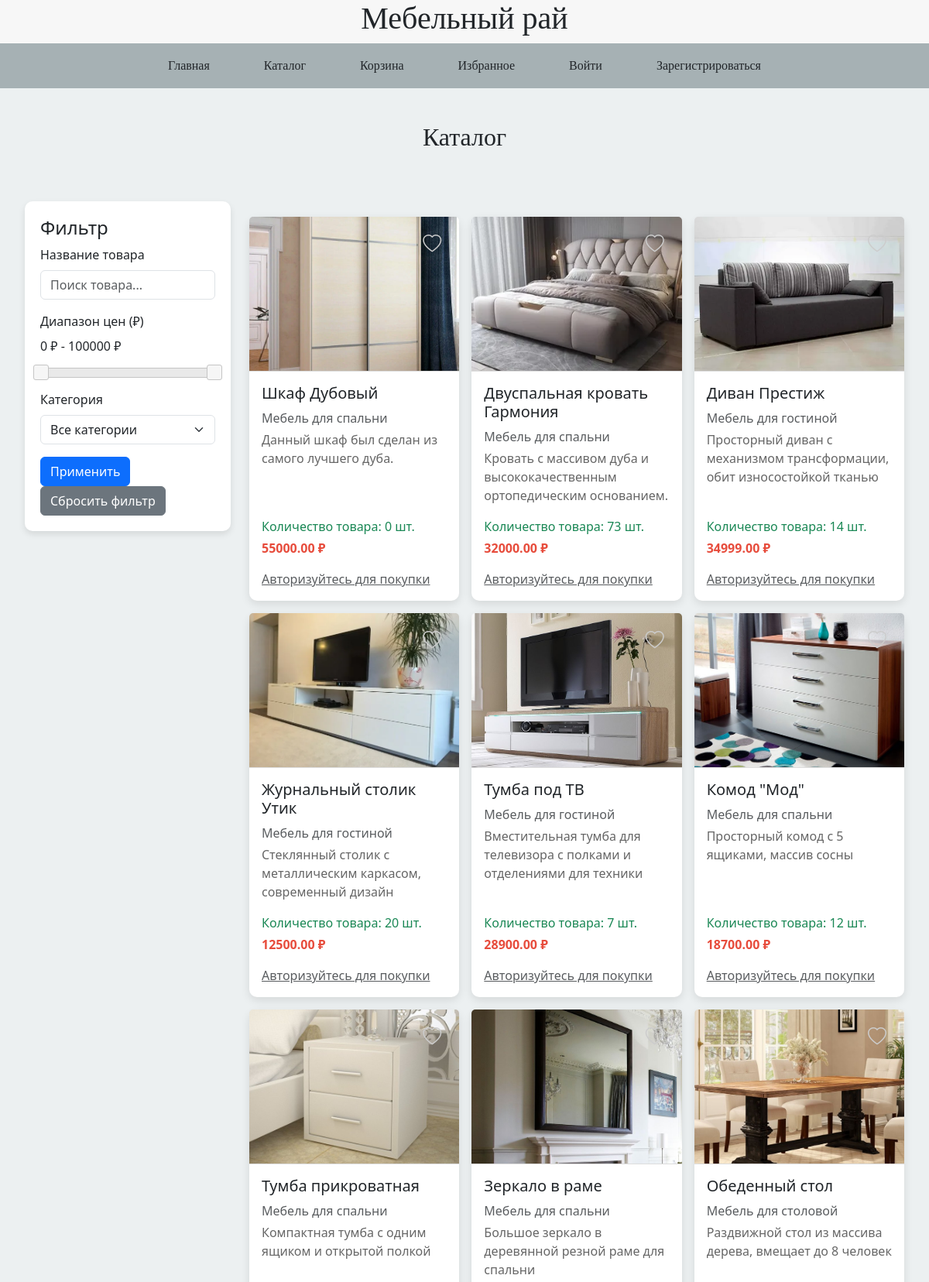
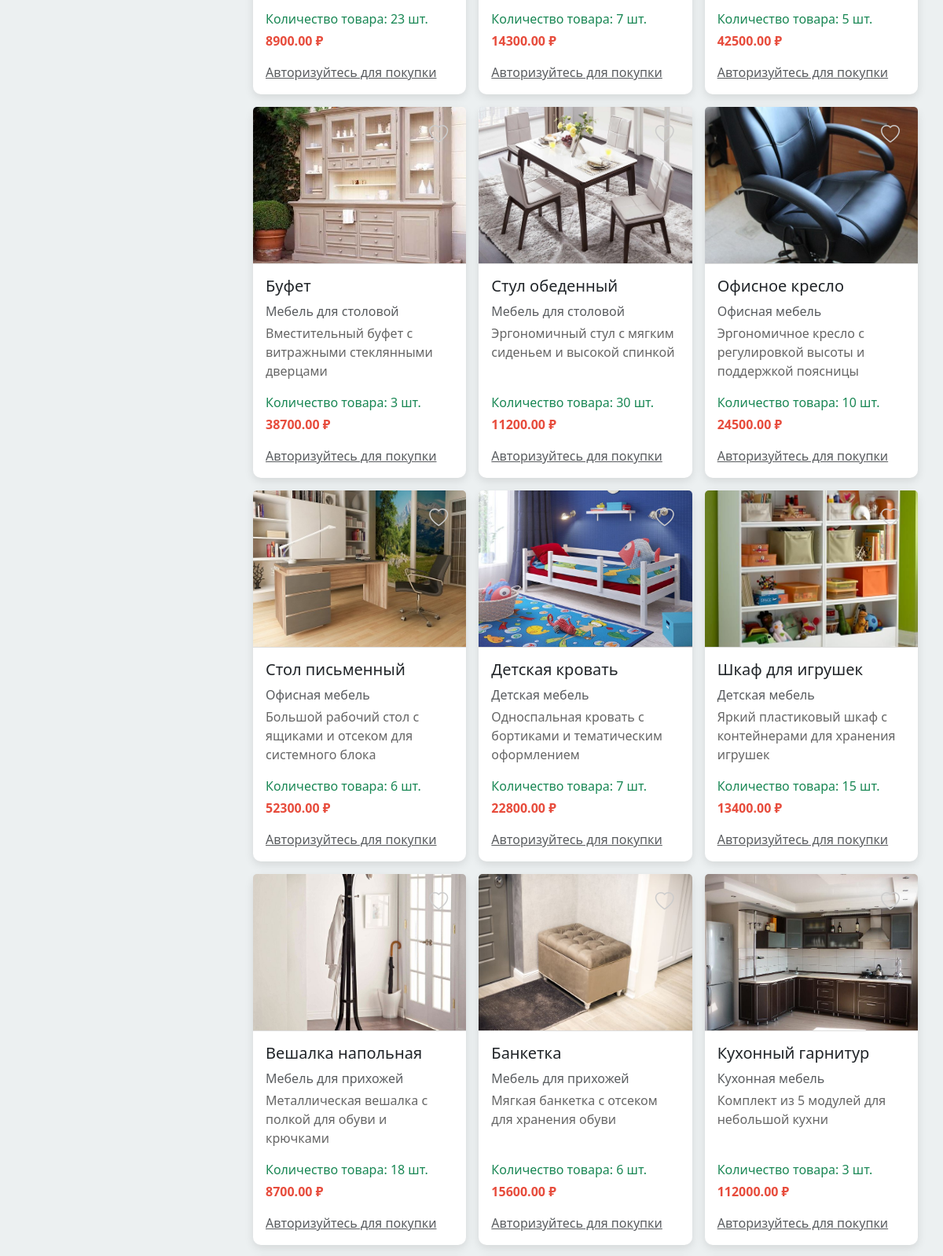
/index.php?page=catalog (upper part), run on the app's committed database (2 pictures, top to bottom).
### tables this page shows
CREATE TABLE `products` (
  `id` int NOT NULL,
  `nam_products` varchar(250) NOT NULL,
  `description` text,
  `price` decimal(10,2) NOT NULL,
  `stock` int NOT NULL DEFAULT '0',
  `categoryid` int NOT NULL,
  `image_product` varchar(250) NOT NULL
);

CREATE TABLE `categories` (
  `id` int NOT NULL,
  `nam` text NOT NULL
);

### classes/pr20.php (called while the page is built, shortened)
<?php
class pr20
{
    function __construct($user, $pass, $host, $db)
    {
        $opt = [
            PDO::ATTR_ERRMODE => PDO::ERRMODE_EXCEPTION,
            PDO::ATTR_DEFAULT_FETCH_MODE => PDO::FETCH_BOTH,
            PDO::ATTR_EMULATE_PREPARES => false
        ];
        $charset = 'utf8';
        $dsn = "mysql:host=$host;dbname=$db;charset=$charset";
        try {
            $this->dbs = new PDO($dsn, $user, $pass, $opt);
        } catch (Exception $e) {
            $GLOBALS['info'] = "Связь не установлена";
        }
    }
}

### connect.php (called while the page is built, shortened)
<?php
require_once "classes/pr20.php";
$db = new pr20(DB_USER,DB_PASW,DB_HOST,DB_NAME);

### views/catalog.php (the view, shortened to what this page needs)
<?php
$params = [];
$query = "SELECT p.*, c.nam AS category_name
          FROM products p
          LEFT JOIN categories c ON p.categoryid = c.id";
$stmt = $db->dbs->prepare($query);
$stmt->execute($params);
?>
<!DOCTYPE html>
<html lang="ru">
<head>
    <link href="https://cdn.jsdelivr.net/npm/bootstrap@5.3.3/dist/css/bootstrap.min.css" rel="stylesheet"
>
    <link rel="stylesheet" href="https://code.jquery.com/ui/1.13.2/themes/base/jquery-ui.css">
    <link rel="stylesheet" href="https://cdn.jsdelivr.net/npm/bootstrap-icons@1.11.1/font/bootstrap-icons.css">
</head>
<body>
    <section>
        <h2 class="mt-4 mb-4 text-center">Каталог</h2>
    </section>
    <section>
        <div class="container-fluid">
            <div class="row">
                <div class="col-md-3">
                    <div class="filter-panel">
                        <h4>Фильтр</h4>
                        <form method="GET" id="filterForm">
                            <div class="mb-3">
                                <label for="search_products" class="form-label">Название товара</label>
                                <input type="text" name="search_products" id="search_products" class="form-control"
                                       placeholder="Поиск товара..." value="<?= isset($_GET['search_products']) ? htmlspecialchars($_GET['search_products']) : '' ?>">
                            </div>
                            <div class="mb-3">
                                <label for="price_range" class="form-label">Диапазон цен (₽)</label>
                                <p id="price_range_display">
                                    <?= isset($_GET['min_price']) ? htmlspecialchars($_GET['min_price']) : 0 ?> ₽ - <?= isset($_GET['max_price']) ? htmlspecialchars($_GET['max_price']) : 100000 ?> ₽
                                </p>
                                <div id="price-slider"></div>
                            </div>
                            <div class="mb-3">
                                <label for="category" class="form-label">Категория</label>
                                <select name="category" id="category" class="form-select">
                                    <option value="">Все категории</option>
                                </select>
                            </div>
                            <button type="submit" class="btn btn-primary">Применить</button>
                            <a href="?page=catalog" class="btn btn-secondary">Сбросить фильтр</a>
                        </form>
                    </div>
                </div>
                <div class="col-md-9">
                <section id="gallery">
                        <div class="row row-cols-1 row-cols-sm-2 row-cols-md-3 g-3">
                            <?php
                            if ($stmt->rowCount() > 0) {
                                while ($res = $stmt->fetch(PDO::FETCH_ASSOC)) { ?>
                                    <div class="col">
                                        <div class="card h-100">
                                            <div class="favorite-wrapper">
                                                <button class="btn btn-link btn-favorite" data-product-id="<?= htmlspecialchars($res['id']) ?>">
                                                    <i class="bi bi-heart"></i>
                                                </button>
                                            </div>
                                            <img src="<?= htmlspecialchars($res['image_product']) ?>" class="card-img-top"
                                                 alt="<?= htmlspecialchars($res['nam_products']) ?>">
                                            <div class="card-body d-flex flex-column">
                                                <h5 class="card-title"><?= htmlspecialchars($res['nam_products']) ?></h5>
                                                <?php if (!empty($res['category_name'])): ?>
                                                    <p class="text-muted mb-1"><?= htmlspecialchars($res['category_name']) ?></p>
                                                <?php endif; ?>
                                                <?php if (!empty($res['description'])): ?>
                                                    <p class="card-text"><?= htmlspecialchars($res['description']) ?></p>
                                                <?php else: ?>
                                                    <p class="card-text" style="min-height:30px;"></p>
                                                <?php endif; ?>
                                                    <p class="text-success mb-1">Количество товара: <?= htmlspecialchars($res['stock']) ?> шт.</p>                                                <div class="mt-auto">
                                                    <p class="fw-bold"><?= htmlspecialchars($res['price']) ?> ₽</p>
                                                    <?php if (!isset($_SESSION['id'])): ?>
                                                        <a href="index.php?page=auth" class="text-muted">Авторизуйтесь для покупки</a>
                                                    <?php elseif ($res['stock'] <= 0): ?>
                                                        <p><strong>ТОВАРА НЕТ В НАЛИЧИИ</strong></p>
                                                    <?php else: ?>
                                                        <a href="index.php?page=basket&action=add&id=<?= htmlspecialchars($res['id']) ?>" class="btn btn-success btn-sm">Добавить в корзину</a>
                                                    <?php endif; ?>
                                                </div>
                                            </div>
                                        </div>
                                    </div>
                                <?php }
                            } else {
                                echo '<p>Нет доступных товаров.</p>';
                            }
                            ?>
                        </div>
                    </section>
                </div>
            </div>
        </div>
    </section>
</body>
</html>

### index.php (shortened to what this page needs)
<?php
require_once "connect.php";
?>
<!DOCTYPE html>
<html lang="en">
<head>
    <link rel="stylesheet" href="/css/style.css">
    <link rel="stylesheet" href="https://cdn.jsdelivr.net/npm/bootstrap-icons@1.10.5/font/bootstrap-icons.css">
    <link rel="stylesheet" href="https://cdnjs.cloudflare.com/ajax/libs/font-awesome/6.4.0/css/all.min.css">
    <link href="https://cdn.jsdelivr.net/npm/bootstrap@5.3.3/dist/css/bootstrap.min.css" rel="stylesheet">
</head>
<body>
    <header>
        <h1>Мебельный рай</h1>
        <div class="navigation">
            <a href="index.php" class="btn menu_site">Главная</a>
            <a href="index.php?page=catalog" class="btn menu_site">Каталог</a>
            <a href="index.php?page=basket" class="btn menu_site">Корзина</a>
            <a href="index.php?page=favorites" class="btn menu_site">Избранное</a>
            <?php
            if (!isset($_SESSION['id'])){?>
                <a href="index.php?page=auth" class="btn menu_site">Войти</a>
                <a href="index.php?page=reg" class="btn menu_site">Зарегистрироваться</a>
            <?}
            elseif ($_SESSION['status']==100){ ?>
                <a href="index.php?page=personal_account" class="btn menu_site">Личный кабинет</a>
                <a href="index.php?page=admin" class="admin-button">Админка</a>
                <a href="index.php?action=quit" class="exit-button">Выход</a>
            <?}
            elseif ($_SESSION['status']==1){ ?>
                <a href="index.php?page=personal_account" class="btn menu_site">Личный кабинет</a>
                <a href="index.php?action=quit" class="exit-button">Выход</a>
            <?}?>
        </div>
    </header>
    <div>
        <?
        if (isset($_REQUEST['page'])){
            require("views/".$_REQUEST['page'].".php");
        }else require("views/default.php");
        ?>
    </div>
</body>
</html>

### css/style.css (style rules this page uses)
body { min-height: 100vh; margin: 0; padding: 0; box-sizing: border-box; display: flex; flex-direction: column; }
header { background-color: #F7F7F7; text-align: center; overflow: hidden; font-family: "Bradley Hand", cursive; }
.navigation { background-color: #A6B1B4; width: auto; padding: 10px; }
.menu_site { display: inline-block; margin: 0px 20px; color: #333; text-underline-offset: 2px; }
header h1, h2 { font-family: Brush Script MT; }
body, section { background-color: #ECF0F1; }
section { padding: 20px; }
button { background-color: #A6B1B4; }
a { color: chocolate; }

### views/catalog.php (style rules this page uses)
#gallery { padding: 20px 0; }
.card { border: none; border-radius: 10px; box-shadow: 0 4px 12px rgba(0,0,0,0.1); transition: transform 0.3s ease; }
.card-img-top { height: 200px; object-fit: cover; border-bottom: 1px solid #ddd; }
.card-body { display: flex; flex-direction: column; justify-content: space-between; }
.card-text { flex-grow: 1; color: #666; }
.fw-bold { color: #e74c3c; }
.filter-panel { padding: 20px; background: #fff; border-radius: 10px; box-shadow: 0 4px 8px rgba(0,0,0,0.1); margin-bottom: 20px; }
.bi-heart { color: #ccc; transition: color 0.2s; font-size: 1.5rem; cursor: pointer; }
.favorite-wrapper { position: absolute; top: 10px; right: 10px; z-index: 2; }

### data on the page
products: image_product (picture), nam_products "Шкаф Дубовый", categoryid.nam "Мебель для спальни", description "Данный шкаф был сделан из самого лучшего дуба.", stock "0", price "55000.00"
products: image_product (picture), nam_products "Двуспальная кровать Гармония", categoryid.nam "Мебель для спальни", description "Кровать с массивом дуба и высококачественным ортопедическим основанием.", stock "73", price "32000.00"
products: image_product (picture), nam_products "Диван Престиж", categoryid.nam "Мебель для гостиной", description "Просторный диван с механизмом трансформации, обит износостойкой тканью", stock "14", price "34999.00"
products: image_product (picture), nam_products "Журнальный столик Утик", categoryid.nam "Мебель для гостиной", description "Стеклянный столик с металлическим каркасом, современный дизайн", stock "20", price "12500.00"
products: image_product (picture), nam_products "Тумба под ТВ", categoryid.nam "Мебель для гостиной", description "Вместительная тумба для телевизора с полками и отделениями для техники", stock "7", price "28900.00"
products: image_product (picture), nam_products "Комод \"Мод\"", categoryid.nam "Мебель для спальни", description "Просторный комод с 5 ящиками, массив сосны", stock "12", price "18700.00"
products: image_product (picture), nam_products "Тумба прикроватная", categoryid.nam "Мебель для спальни", description "Компактная тумба с одним ящиком и открытой полкой", stock "23", price "8900.00"
products: image_product (picture), nam_products "Зеркало в раме", categoryid.nam "Мебель для спальни", description "Большое зеркало в деревянной резной раме для спальни", stock "7", price "14300.00"
products: image_product (picture), nam_products "Обеденный стол", categoryid.nam "Мебель для столовой", description "Раздвижной стол из массива дерева, вмещает до 8 человек", stock "5", price "42500.00"
products: image_product (picture), nam_products "Буфет", categoryid.nam "Мебель для столовой", description "Вместительный буфет с витражными стеклянными дверцами", stock "3", price "38700.00"
products: image_product (picture), nam_products "Стул обеденный", categoryid.nam "Мебель для столовой", description "Эргономичный стул с мягким сиденьем и высокой спинкой", stock "30", price "11200.00"
products: image_product (picture), nam_products "Офисное кресло", categoryid.nam "Офисная мебель", description "Эргономичное кресло с регулировкой высоты и поддержкой поясницы", stock "10", price "24500.00"
products: image_product (picture), nam_products "Стол письменный", categoryid.nam "Офисная мебель", description "Большой рабочий стол с ящиками и отсеком для системного блока", stock "6", price "52300.00"
products: image_product (picture), nam_products "Детская кровать", categoryid.nam "Детская мебель", description "Односпальная кровать с бортиками и тематическим оформлением", stock "7", price "22800.00"
products: image_product (picture), nam_products "Шкаф для игрушек", categoryid.nam "Детская мебель", description "Яркий пластиковый шкаф с контейнерами для хранения игрушек", stock "15", price "13400.00"
products: image_product (picture), nam_products "Вешалка напольная", categoryid.nam "Мебель для прихожей", description "Металлическая вешалка с полкой для обуви и крючками", stock "18", price "8700.00"
products: image_product (picture), nam_products "Банкетка", categoryid.nam "Мебель для прихожей", description "Мягкая банкетка с отсеком для хранения обуви", stock "6", price "15600.00"
products: image_product (picture), nam_products "Кухонный гарнитур", categoryid.nam "Кухонная мебель", description "Комплект из 5 модулей для небольшой кухни", stock "3", price "112000.00"
